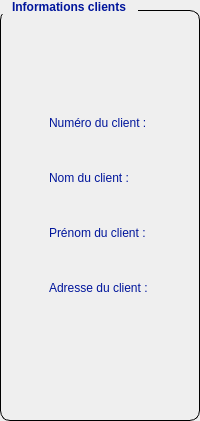
                        <widget class="QGroupBox" name="groupBox_23">
                         <property name="sizePolicy">
                          <sizepolicy hsizetype="Expanding" vsizetype="Expanding">
                           <horstretch>233</horstretch>
                           <verstretch>50</verstretch>
                          </sizepolicy>
                         </property>
                         <property name="styleSheet">
                          <string notr="true">QGroupBox {
	font-weight: bold;        /* Texte en gras */
    color: #00159b;           /* Couleur du texte */
    border: 1px solid ; /* Bordure plus fine et élégante */
    border-radius: 10px;       /* Coins arrondis */
    padding: 10px;             /* Espace intérieur */
    margin-top: 10px;          /* Espace pour le titre */
}

QGroupBox::title {
    subcontrol-origin: margin;
    padding: 0 10px;                 /* Espace autour du titre */
    color:#00159b;                  /* Couleur du texte du titre */
    border-radius: 5px;              /* Coins arrondis du titre */
    font-weight: bold;               /* Met le titre en gras */
    font-size: 20px;                 /* Taille du texte */
}
</string>
                         </property>
                         <property name="title">
                          <string>Informations clients</string>
                         </property>
                         <layout class="QGridLayout" name="gridLayout_52">
                          <item row="0" column="0">
                           <spacer name="verticalSpacer_9">
                            <property name="orientation">
                             <enum>Qt::Orientation::Vertical</enum>
                            </property>
                            <property name="sizeHint" stdset="0">
                             <size>
                              <width>20</width>
                              <height>84</height>
                             </size>
                            </property>
                           </spacer>
                          </item>
                          <item row="1" column="0">
                           <layout class="QVBoxLayout" name="verticalLayout_55">
                            <item>
                             <layout class="QVBoxLayout" name="verticalLayout_56">
                              <item>
                               <widget class="QLabel" name="label_160">
                                <property name="styleSheet">
                                 <string notr="true">font: 600 11pt &quot;Segoe UI&quot;;
color: rgb(0, 21, 155)</string>
                                </property>
                                <property name="text">
                                 <string>Numéro du client : </string>
                                </property>
                               </widget>
                              </item>
                              <item>
                               <widget class="QLabel" name="l_idc_t">
                                <property name="sizePolicy">
                                 <sizepolicy hsizetype="Fixed" vsizetype="Preferred">
                                  <horstretch>0</horstretch>
                                  <verstretch>0</verstretch>
                                 </sizepolicy>
                                </property>
                                <property name="styleSheet">
                                 <string notr="true">font: 600 12pt &quot;Segoe UI&quot;;
color: rgb(0, 0, 0);</string>
                                </property>
                                <property name="text">
                                 <string/>
                                </property>
                               </widget>
                              </item>
                             </layout>
                            </item>
                            <item>
                             <spacer name="verticalSpacer_23">
                              <property name="orientation">
                               <enum>Qt::Orientation::Vertical</enum>
                              </property>
                              <property name="sizeType">
                               <enum>QSizePolicy::Policy::Fixed</enum>
                              </property>
                              <property name="sizeHint" stdset="0">
                               <size>
                                <width>20</width>
                                <height>15</height>
                               </size>
                              </property>
                             </spacer>
                            </item>
                            <item>
                             <layout class="QVBoxLayout" name="verticalLayout_57">
                              <item>
                               <widget class="QLabel" name="label_161">
                                <property name="styleSheet">
                                 <string notr="true">font: 600 11pt &quot;Segoe UI&quot;;
color: rgb(0, 21, 155)</string>
                                </property>
                                <property name="text">
                                 <string>Nom du client : </string>
                                </property>
                               </widget>
                              </item>
                              <item>
                               <widget class="QLabel" name="l_nomc_t">
                                <property name="sizePolicy">
                                 <sizepolicy hsizetype="Fixed" vsizetype="Preferred">
                                  <horstretch>0</horstretch>
                                  <verstretch>0</verstretch>
                                 </sizepolicy>
                                </property>
                                <property name="styleSheet">
                                 <string notr="true">font: 600 12pt &quot;Segoe UI&quot;;
color: rgb(0, 0, 0);</string>
                                </property>
                                <property name="text">
                                 <string/>
                                </property>
                               </widget>
                              </item>
                             </layout>
                            </item>
                            <item>
                             <spacer name="verticalSpacer_24">
                              <property name="orientation">
                               <enum>Qt::Orientation::Vertical</enum>
                              </property>
                              <property name="sizeType">
                               <enum>QSizePolicy::Policy::Fixed</enum>
                              </property>
                              <property name="sizeHint" stdset="0">
                               <size>
                                <width>20</width>
                                <height>15</height>
                               </size>
                              </property>
                             </spacer>
                            </item>
                            <item>
                             <layout class="QVBoxLayout" name="verticalLayout_58">
                              <item>
                               <widget class="QLabel" name="label_162">
                                <property name="styleSheet">
                                 <string notr="true">font: 600 11pt &quot;Segoe UI&quot;;
color: rgb(0, 21, 155)</string>
                                </property>
                                <property name="text">
                                 <string>Prénom du client :</string>
                                </property>
                               </widget>
                              </item>
                              <item>
                               <widget class="QLabel" name="l_prenomc_t">
                                <property name="sizePolicy">
                                 <sizepolicy hsizetype="Fixed" vsizetype="Preferred">
                                  <horstretch>0</horstretch>
                                  <verstretch>0</verstretch>
                                 </sizepolicy>
                                </property>
                                <property name="styleSheet">
                                 <string notr="true">font: 600 12pt &quot;Segoe UI&quot;;
color: rgb(0, 0, 0);</string>
                                </property>
                                <property name="text">
                                 <string/>
                                </property>
                               </widget>
                              </item>
                             </layout>
                            </item>
                            <item>
                             <spacer name="verticalSpacer_25">
                              <property name="orientation">
                               <enum>Qt::Orientation::Vertical</enum>
                              </property>
                              <property name="sizeType">
                               <enum>QSizePolicy::Policy::Fixed</enum>
                              </property>
                              <property name="sizeHint" stdset="0">
                               <size>
                                <width>20</width>
                                <height>15</height>
                               </size>
                              </property>
                             </spacer>
                            </item>
                            <item>
                             <layout class="QVBoxLayout" name="verticalLayout_59">
                              <item>
                               <widget class="QLabel" name="label_163">
                                <property name="styleSheet">
                                 <string notr="true">font: 600 11pt &quot;Segoe UI&quot;;
color: rgb(0, 21, 155)</string>
                                </property>
                                <property name="text">
                                 <string>Adresse du client :</string>
                                </property>
                               </widget>
                              </item>
                              <item>
                               <widget class="QLabel" name="l_adrc_t">
                                <property name="sizePolicy">
                                 <sizepolicy hsizetype="Fixed" vsizetype="Preferred">
                                  <horstretch>0</horstretch>
                                  <verstretch>0</verstretch>
                                 </sizepolicy>
                                </property>
                                <property name="styleSheet">
                                 <string notr="true">font: 600 12pt &quot;Segoe UI&quot;;
color: rgb(0, 0, 0);</string>
                                </property>
                                <property name="text">
                                 <string/>
                                </property>
                               </widget>
                              </item>
                             </layout>
                            </item>
                           </layout>
                          </item>
                          <item row="2" column="0">
                           <spacer name="verticalSpacer_10">
                            <property name="orientation">
                             <enum>Qt::Orientation::Vertical</enum>
                            </property>
                            <property name="sizeHint" stdset="0">
                             <size>
                              <width>18</width>
                              <height>84</height>
                             </size>
                            </property>
                           </spacer>
                          </item>
                         </layout>
                        </widget>
